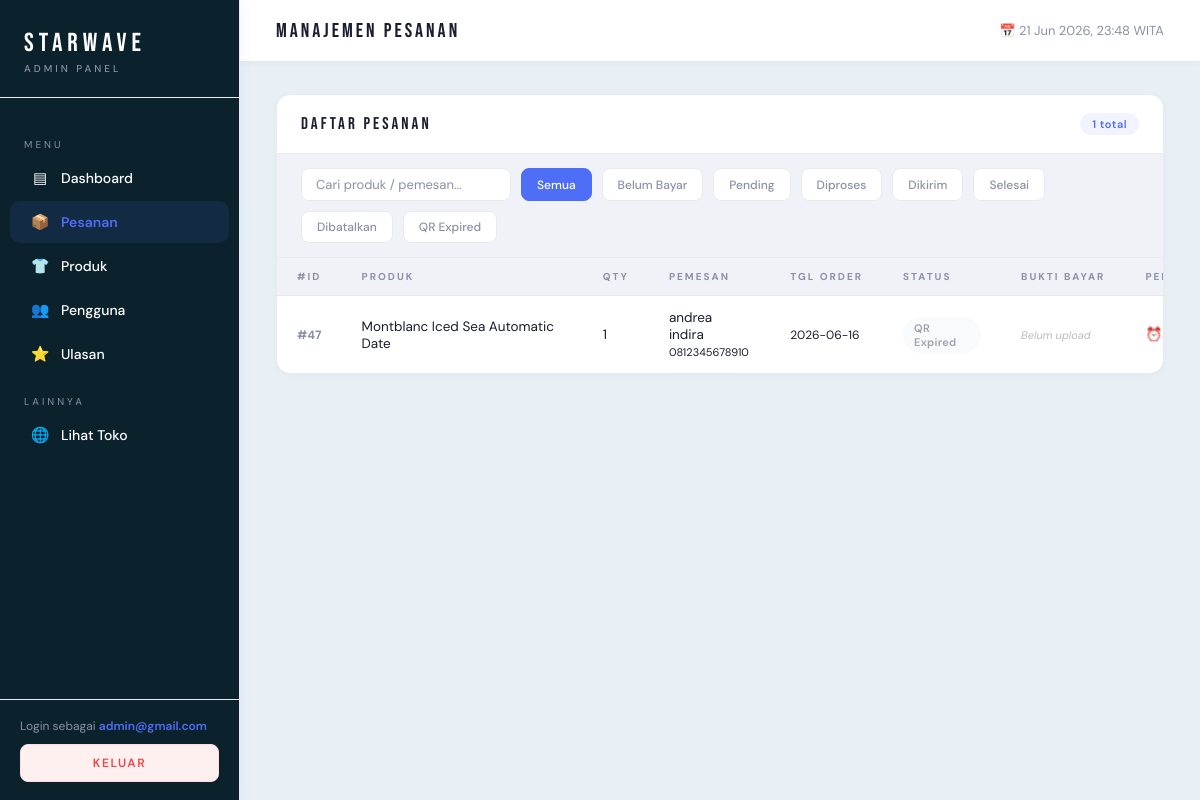
/admin/pesanan.php (signed in), run on an earlier commit of the app's database.
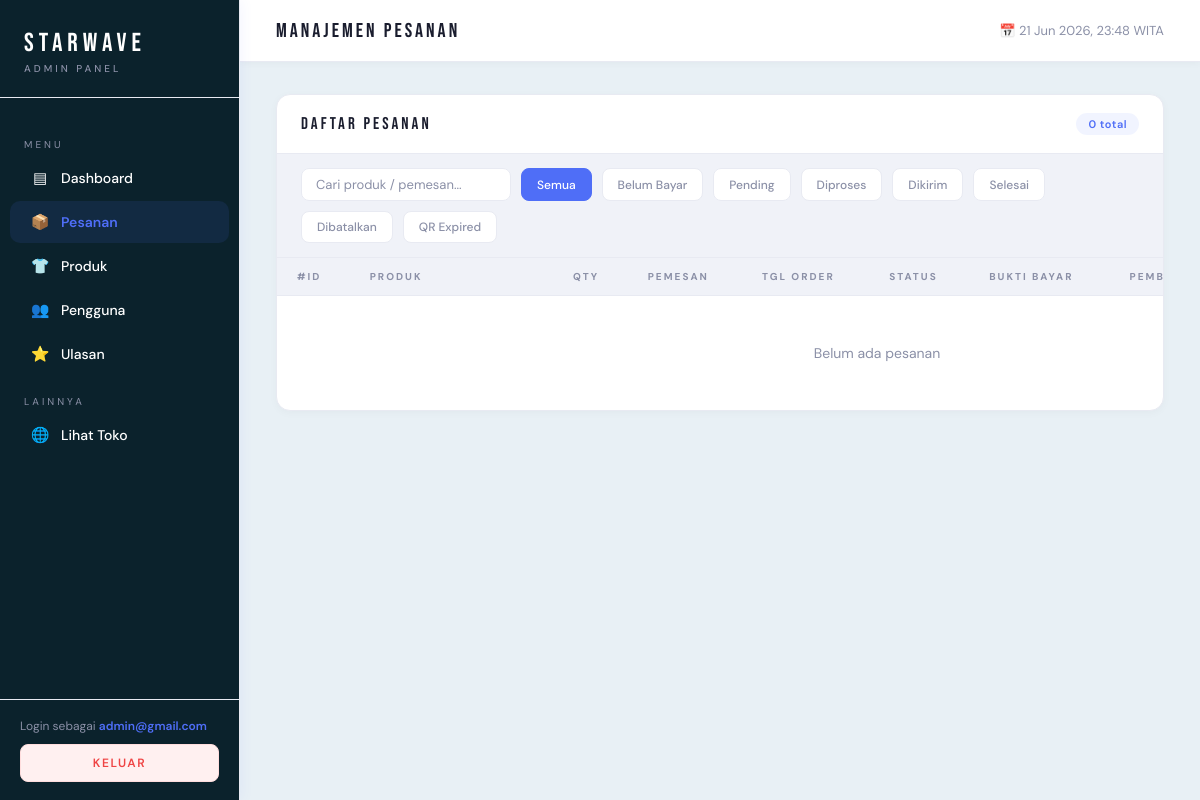
And on a later commit of the database.
### tables this page shows
CREATE TABLE `orders` (
  `id` int(11) NOT NULL,
  `id_user` int(11) NOT NULL,
  `kode_order` varchar(40) DEFAULT NULL,
  `nama_produk` varchar(150) NOT NULL,
  `id_produk` int(11) DEFAULT NULL,
  `qty` int(11) NOT NULL DEFAULT 1,
  `nama_penerima` varchar(100) NOT NULL,
  `email` varchar(100) NOT NULL,
  `tanggal_order` date NOT NULL,
  `status` varchar(50) DEFAULT NULL,
  `created_at` timestamp NOT NULL DEFAULT current_timestamp(),
  `harga` int(11) NOT NULL,
  `total_harga` int(11) NOT NULL,
  `status_bayar` varchar(20) DEFAULT 'unpaid',
  `bukti_bayar` varchar(255) DEFAULT NULL,
  `qris_expired_at` datetime DEFAULT NULL
);

CREATE TABLE `users` (
  `id_user` int(11) NOT NULL,
  `email` varchar(100) DEFAULT NULL,
  `password` varchar(100) DEFAULT NULL,
  `tanggal_lahir` date DEFAULT NULL,
  `nama_panggilan` varchar(100) DEFAULT NULL,
  `no_telepon` varchar(20) DEFAULT NULL,
  `alamat` text DEFAULT NULL,
  `wilayah` varchar(50) DEFAULT NULL,
  `foto_profil` varchar(255) DEFAULT NULL,
  `reset_token` varchar(64) DEFAULT NULL,
  `reset_expiry` datetime DEFAULT NULL
);

### admin/pesanan.php (called while the page is built, shortened)
<?php
require 'auth_check.php';
$total_orders = $pdo->query("SELECT COUNT(*) FROM orders")->fetchColumn();
$stmt = $pdo->query("
    SELECT o.*, u.nama_panggilan AS nama, u.no_telepon
    FROM orders o
    LEFT JOIN users u ON o.id_user = u.id_user
    ORDER BY o.created_at DESC
    LIMIT 50
");
$orders = $stmt->fetchAll(PDO::FETCH_ASSOC);
$kamus_class = [
    'selesai'         => 'done',
    'diproses'        => 'process',
    'dikirim'         => 'ship',
    'pending_payment' => 'pending',
    'pending'         => 'pending',
    'batal'           => 'cancel',
    'qr_expired'      => 'cancel',
];
$kamus_label = [
    'pending_payment' => 'Belum Bayar',
    'pending'         => 'Pending',
    'diproses'        => 'Diproses',
    'dikirim'         => 'Dikirim',
    'selesai'         => 'Selesai',
    'batal'           => 'Dibatalkan',
    'qr_expired'      => 'QR Expired',
];
function ambilStatusClass($status, $kamus) {
    return $kamus[$status] ?? 'pending';
}
function ambilStatusLabel($status, $kamus) {
    return $kamus[$status] ?? ucfirst($status);
}
require 'pesanan_view.php';

### admin/pesanan_view.php (the view, shortened to what the changed rows need)
<!DOCTYPE html>
<html lang="id">
<head>
    <link rel="stylesheet" href="admin.css">
</head>
<body>
<div class="main">
    <div class="content">
        <div class="section">
            <div class="section-header">
                <div class="section-title">DAFTAR PESANAN</div>
                <div class="section-badge"><?= $total_orders ?> total</div>
            </div>
            <div class="table-wrap">
                <table id="orders-table">
                    <thead>
                        <tr>
                            <th>#ID</th>
                            <th>Produk</th>
                            <th>Qty</th>
                            <th>Pemesan</th>
                            <th>Tgl Order</th>
                            <th>Status</th>
                            <th>Bukti Bayar</th>
                            <th>Pembayaran</th>
                        </tr>
                    </thead>
                    <tbody>
                    <?php if (empty($orders)): ?>
                        <tr class="empty-row">
                            <td colspan="10">Belum ada pesanan</td>
                        </tr>
                    <?php else: ?>
                        <?php foreach ($orders as $o): ?>
                            <?php
                            $is_paid    = ($o['status_bayar'] ?? '') === 'paid';
                            $is_waiting = ($o['status_bayar'] ?? '') === 'menunggu_konfirmasi';
                            $is_expired = $o['status'] === 'qr_expired';
                            $ada_bukti = !empty($o['bukti_bayar']);
                            $nama_produk_aman = htmlspecialchars($o['nama_produk']);
                            $harga_format     = 'Rp ' . number_format($o['total_harga'], 0, ',', '.');
                            $class_status = ambilStatusClass($o['status'], $kamus_class);
                            $label_status = ambilStatusLabel($o['status'], $kamus_label);
                            $onclick_bukti = $ada_bukti ? sprintf(
                                "openBukti('../%s', %d, '%s', '%s', %s)",
                                htmlspecialchars($o['bukti_bayar'], ENT_QUOTES),
                                $o['id'],
                                $nama_produk_aman,
                                $harga_format,
                                $is_paid ? 'true' : 'false'
                            ) : '';
                            ?>
                            <tr data-status="<?= $o['status'] ?>"
                                data-bayar="<?= $is_paid ? 'paid' : 'belum_bayar' ?>"
                                data-search="<?= strtolower($o['nama_produk'] . ' ' . ($o['nama'] ?? '')) ?>">
                                <td class="order-id">#<?= $o['id'] ?></td>
                                <td><?= $nama_produk_aman ?></td>
                                <td><?= $o['qty'] ?></td>
                                <td style="color:var(--muted);">
                                    <?= htmlspecialchars($o['nama'] ?? '-') ?>
                                    <?php if (!empty($o['no_telepon'])): ?>
                                        <br><span style="font-size:11px;"><?= htmlspecialchars($o['no_telepon']) ?></span>
                                    <?php endif; ?>
                                </td>
                                <td style="color:var(--muted);font-size:12px;white-space:nowrap;">
                                    <?= htmlspecialchars($o['tanggal_order']) ?>
                                </td>
                                <td>
                                    <span class="badge <?= $class_status ?>"><?= $label_status ?></span>
                                </td>
                                <td>
                                    <?php if ($ada_bukti): ?>
                                        <img src="../<?= htmlspecialchars($o['bukti_bayar']) ?>"
                                             class="bukti-thumb"
                                             onclick="<?= $onclick_bukti ?>"
                                             title="Lihat bukti bayar">
                                    <?php else: ?>
                                        <span class="no-bukti">Belum upload</span>
                                    <?php endif; ?>
                                </td>
                                <td>
                                    <?php if ($is_expired): ?>
                                        <span style="color:#b45309;font-weight:600;">⏰ Expired</span>
                                    <?php elseif ($is_paid): ?>
                                        <span class="badge-bayar paid">✓ Lunas</span>
                                    <?php else: ?>
                                        <span class="badge-bayar pending">Belum Bayar</span>
                                    <?php endif; ?>
                                </td>
                            </tr>
                        <?php endforeach; ?>
                    <?php endif; ?>
                    </tbody>
                </table>
            </div>
        </div>
    </div>
</div>
</body>
</html>

What changed in the data, as far as the page shows it:
removed orders: id "47", nama_produk "Montblanc Iced Sea Automatic Date", qty "1", id_user.nama_panggilan "andrea indira", id_user.no_telepon "0812345678910", tanggal_order "2026-06-16", status "QR Expired", shows "Belum upload"
Also different on the page:
$total_orders: "1" → "0"
text now shown: "Belum ada pesanan"
